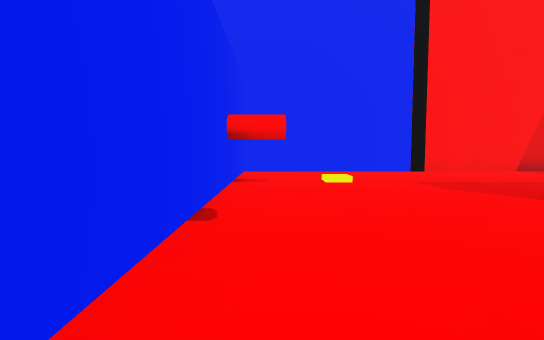
[1] (above)

20 first-person views from a walk through a Unity game level. The camera is 1.3 m above the floor, tilts 4° down and sees 80° across. The floor is counted in squares, 2 m on a side. Each view is taken from the middle of a square. On the plan, view 1 faces up. The plan holds only what a view shows up to about 10 squares ahead; the rest is blank. The place goes on beyond the plan. The player character is not drawn.

[2]
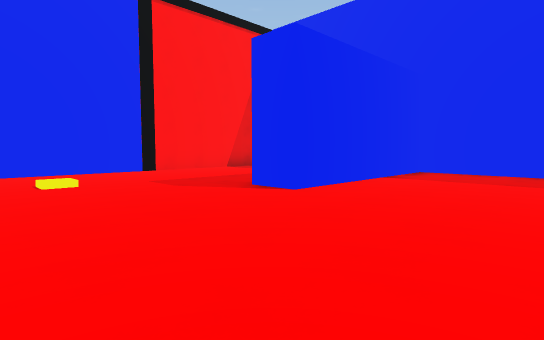

[3]
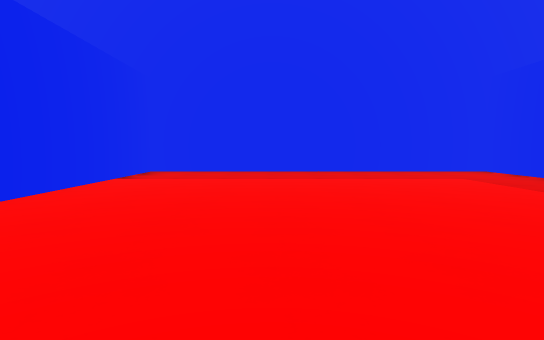

[4]
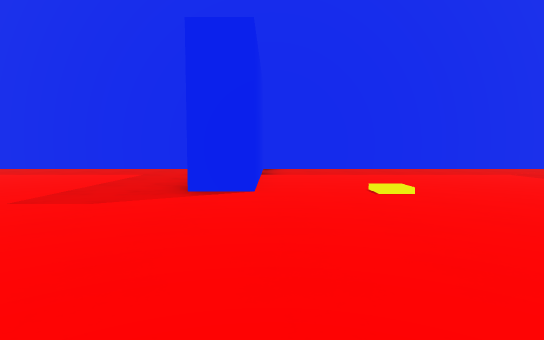

[5]
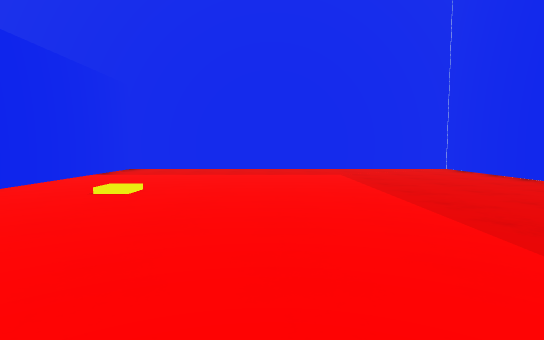

[6]
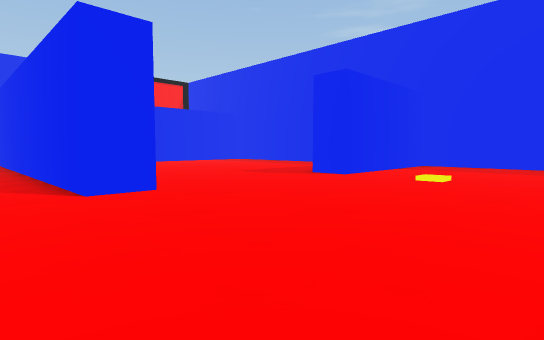

[7]
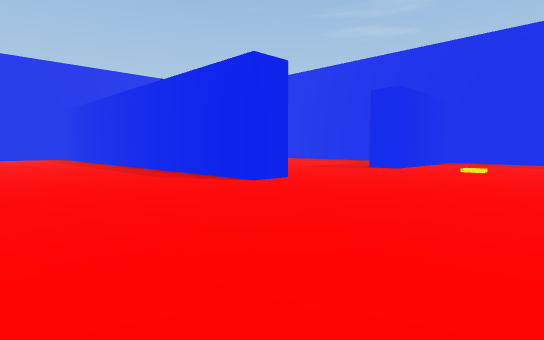

[8]
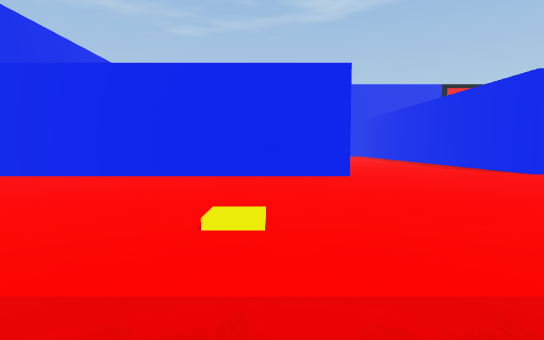

[9]
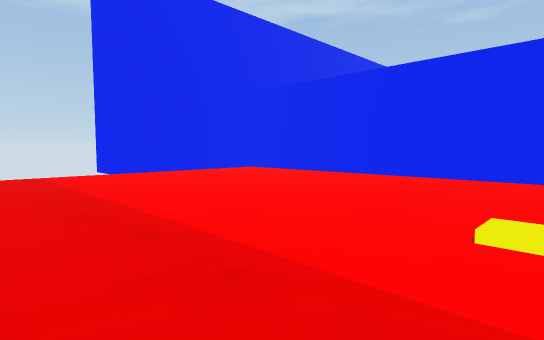

[10]
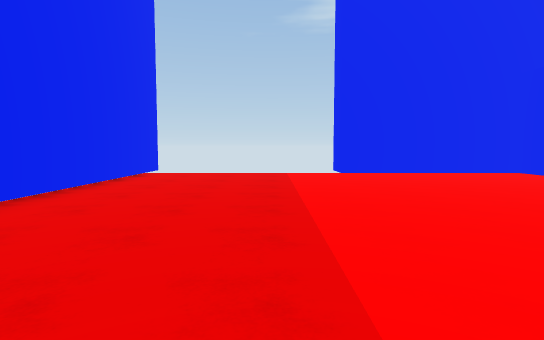

[11]
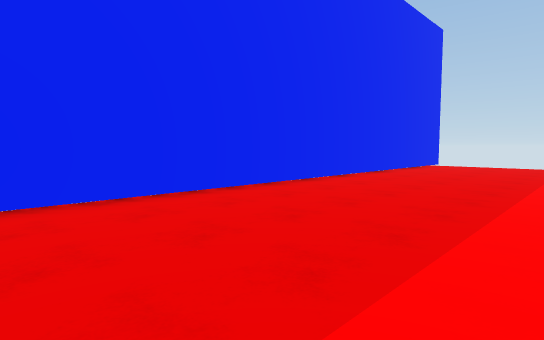

[12]
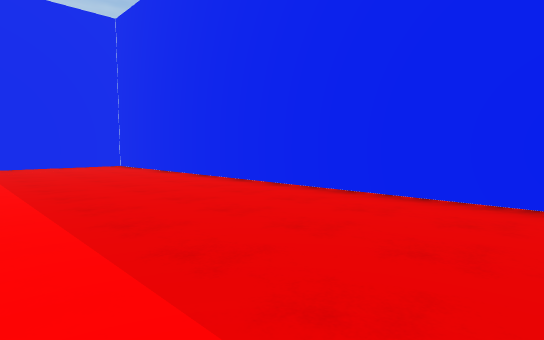

[13]
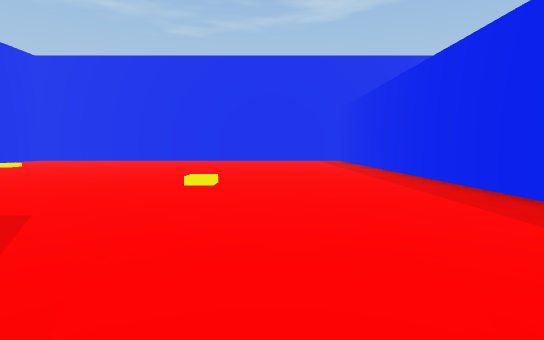

[14]
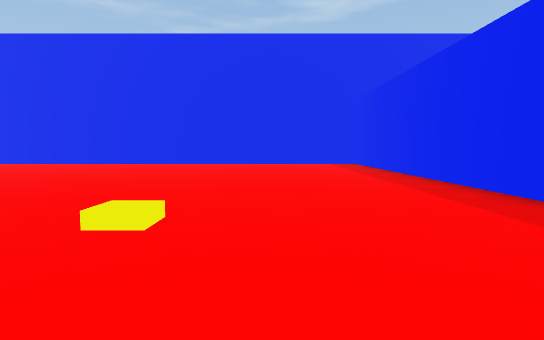

[15]
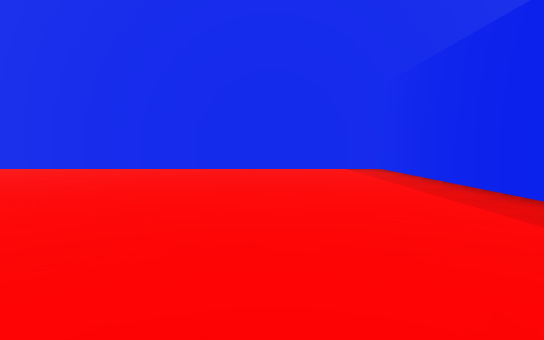

[16]
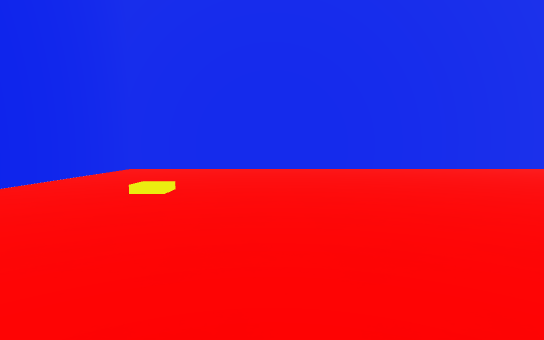

[17]
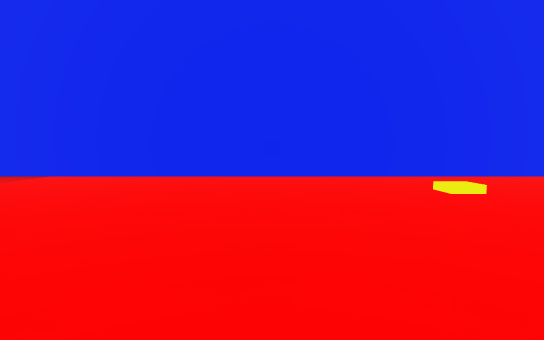

[18]
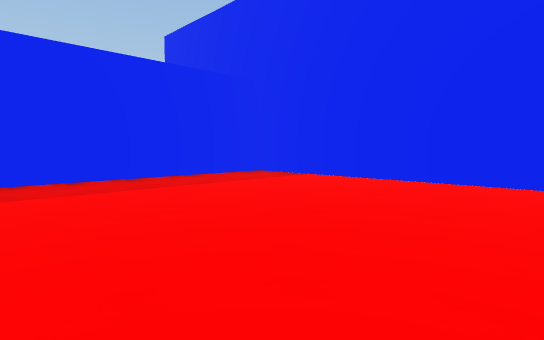

[19]
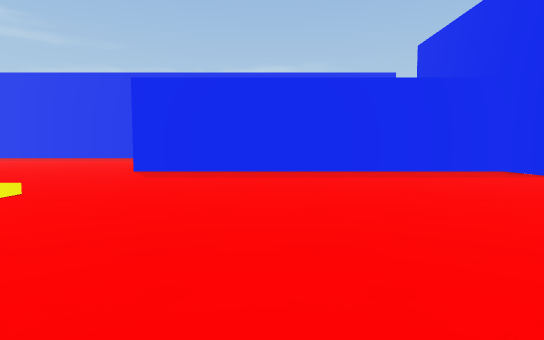

[20]
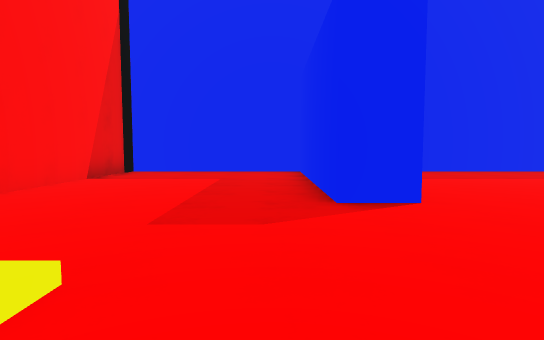

### Floor plan
Points are (right, up) in squares from view 1. A wall is a line through its corners. A room is listed if a view was taken in it or the views show most of it. See-through windows are left out.
Room 1 (views 1, 2, 3, 4, 5, 6, 7, 8, 9, 10, 11, 12, 13, 14, 15, 16, 17, 18, 19, 20)
walls: (-6.1, -6.7) (-16.3, -6.7) (-16.3, -11.2) (-17.2, -11.2); (-0.8, -6.3) (-1.7, -6.3) (-1.7, 8.8) (-16.3, 8.8) (-16.3, -5.8) (-6.2, -5.8); (6.8, -5.8) (8.8, -5.8) (8.8, 3.3) (3.8, 3.3) (3.8, 4.2) (8.8, 4.2) (8.8, 8.8) (-0.8, 8.8) (-0.8, 0.8); (-2.8, -16.3) (8.8, -16.3) (8.8, -6.7) (3.8, -6.7) (3.8, -5.8); (-17.2, -16.3) (-4.2, -16.3)
ways out: gap at (-17, -11)

Positions as (right, up) in squares from view 1, and headings:
1: (0, 0), facing up
2: (0, 0), facing up-right
3: (0, 0), facing right
4: (-1, -7), facing right
5: (-1, -11), facing right
6: (-3, -11), facing up-right
7: (-6, -11), facing up-right
8: (-8, -14), facing up
9: (-8, -14), facing up-left
10: (-8, -13), facing left
11: (-4, -12), facing down-left
12: (-3, -12), facing down-right
13: (-5, -7), facing up
14: (-5, -4), facing up
15: (-5, -1), facing up
16: (-12, -1), facing up
17: (-9, 1), facing left
18: (-10, 1), facing down-left
19: (-10, 3), facing down
20: (0, 5), facing right
